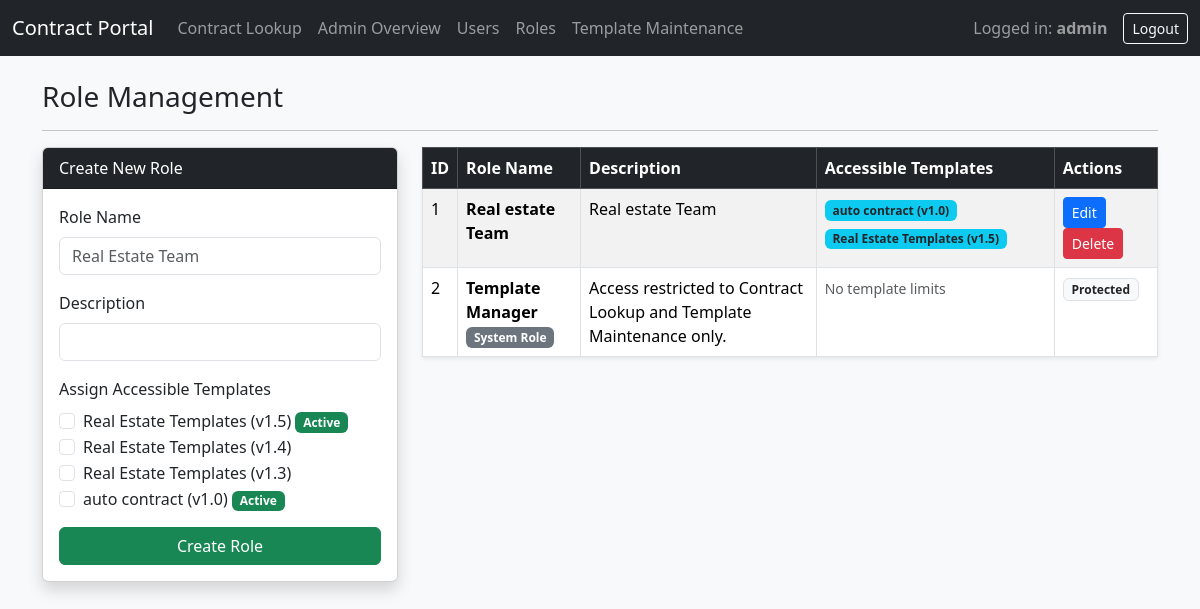
/admin/roles (signed in), run on the app's committed database.
### models.py (models this page shows, shortened)
class User(UserMixin, db.Model):
    id = db.Column(db.Integer, primary_key=True)
    username = db.Column(db.String(80), unique=True, nullable=False)
    password_hash = db.Column(db.String(255), nullable=True)
    is_admin = db.Column(db.Boolean, default=False)
    is_ldap_user = db.Column(db.Boolean, default=False)
    ldap_dn = db.Column(db.String(255), nullable=True)
    roles = db.relationship('Role', secondary=user_roles, backref=db.backref('users', lazy='dynamic'))

class ContractTemplate(db.Model):
    id = db.Column(db.Integer, primary_key=True)
    template_name = db.Column(db.String(120), nullable=False)
    version_number = db.Column(db.String(40), nullable=False)
    process_code = db.Column(db.String(80), nullable=False)
    file_path = db.Column(db.String(255), nullable=False)
    is_active = db.Column(db.Boolean, default=True)
    status_changed_at = db.Column(db.DateTime, default=datetime.utcnow)
    status_changed_by_id = db.Column(db.Integer, db.ForeignKey('user.id'), nullable=True)
    updated_at = db.Column(db.DateTime, default=datetime.utcnow, onupdate=datetime.utcnow)
    updated_by_id = db.Column(db.Integer, db.ForeignKey('user.id'), nullable=True)
    status_changed_by = db.relationship('User', foreign_keys=[status_changed_by_id])
    updated_by = db.relationship('User', foreign_keys=[updated_by_id])
    __table_args__ = (
        db.UniqueConstraint('template_name', 'version_number', name='uix_name_version'),
    )

class Role(db.Model):
    id = db.Column(db.Integer, primary_key=True)
    name = db.Column(db.String(80), unique=True, nullable=False)
    description = db.Column(db.String(255), nullable=True)
    templates = db.relationship('ContractTemplate', secondary=role_templates, backref=db.backref('roles', lazy='dynamic'))

### app.py (the view, shortened to what this page needs)
@app.route('/admin/roles', methods=['GET', 'POST'])
@login_required
def admin_roles():
    if not current_user.is_admin:
        return redirect(url_for('user_dashboard'))
    roles = Role.query.all()
    templates = ContractTemplate.query.order_by(ContractTemplate.template_name, ContractTemplate.version_number.desc()).all()
    return render_template('admin/roles.html', roles=roles, templates=templates)

### app.py (called while the page is built)
@login_manager.user_loader
def load_user(user_id):
    return User.query.get(int(user_id))

### templates/admin/roles.html
{% extends 'base.html' %}
{% block content %}
<h3>Role Management</h3>
<hr>
<div class="row">
    <div class="col-md-4">
        <div class="card shadow">
            <div class="card-header bg-dark text-white">Create New Role</div>
            <div class="card-body">
                <form method="POST">
                    <div class="mb-3">
                        <label class="form-label">Role Name</label>
                        <input type="text" name="name" class="form-control" placeholder="Real Estate Team" required>
                    </div>
                    <div class="mb-3">
                        <label class="form-label">Description</label>
                        <input type="text" name="description" class="form-control">
                    </div>
                    <div class="mb-3">
                        <label class="form-label">Assign Accessible Templates</label>
                        {% for t in templates %}
                        <div class="form-check">
                            <input class="form-check-input" type="checkbox" name="templates" value="{{ t.id }}" id="tmpl_{{ t.id }}">
                            <label class="form-check-label" for="tmpl_{{ t.id }}">
                                {{ t.template_name }} (v{{ t.version_number }}) {% if t.is_active %}<span class="badge bg-success">Active</span>{% endif %}
                            </label>
                        </div>
                        {% endfor %}
                    </div>
                    <button type="submit" class="btn btn-success w-100">Create Role</button>
                </form>
            </div>
        </div>
    </div>
    <div class="col-md-8">
        <table class="table table-bordered table-striped shadow-sm">
            <thead class="table-dark">
                <tr>
                    <th>ID</th>
                    <th>Role Name</th>
                    <th>Description</th>
                    <th>Accessible Templates</th>
                    <th>Actions</th>
                </tr>
            </thead>
            <tbody>
                {% for r in roles %}
                <tr>
                    <td>{{ r.id }}</td>
                    <td>
                        <strong>{{ r.name }}</strong>
                        {% if r.name in ['Administrator', 'Template Manager'] %}
                        <br><span class="badge bg-secondary">System Role</span>
                        {% endif %}
                    </td>
                    <td>{{ r.description or '-' }}</td>
                    <td>
                        {% if r.templates %}
                            {% for tmpl in r.templates %}
                            <span class="badge bg-info text-dark mb-1">{{ tmpl.template_name }} (v{{ tmpl.version_number }})</span>
                            {% endfor %}
                        {% else %}
                            <span class="text-muted small">No template limits</span>
                        {% endif %}
                    </td>
                    <td>
                        {% if r.name in ['Administrator', 'Template Manager'] %}
                        <span class="badge bg-light text-dark border">Protected</span>
                        {% else %}
                        <a href="{{ url_for('admin_edit_role', role_id=r.id) }}" class="btn btn-primary btn-sm me-1">Edit</a>
                        <form action="{{ url_for('admin_delete_role', role_id=r.id) }}" method="POST" style="display:inline;" onsubmit="return confirm('Delete this role?');">
                            <button type="submit" class="btn btn-danger btn-sm">Delete</button>
                        </form>
                        {% endif %}
                    </td>
                </tr>
                {% endfor %}
            </tbody>
        </table>
    </div>
</div>
{% endblock %}

### templates/base.html (shortened to what this page needs)
<!DOCTYPE html>
<html lang="en">
<head>
    <link href="https://cdn.jsdelivr.net/npm/bootstrap@5.3.2/dist/css/bootstrap.min.css" rel="stylesheet">
    <link rel="stylesheet" href="{{ url_for('static', filename='css/style.css') }}">
</head>
<body class="bg-light">
<nav class="navbar navbar-expand-lg navbar-dark bg-dark">
  <div class="container-fluid">
    <a class="navbar-brand" href="#">Contract Portal</a>
    <div class="collapse navbar-collapse">
      {% if current_user.is_authenticated %}
      <ul class="navbar-nav me-auto mb-2 mb-lg-0">
        <li class="nav-item"><a class="nav-link" href="{{ url_for('user_dashboard') }}">Contract Lookup</a></li>
        {% if current_user.is_admin %}
        <li class="nav-item"><a class="nav-link" href="{{ url_for('admin_dashboard') }}">Admin Overview</a></li>
        <li class="nav-item"><a class="nav-link" href="{{ url_for('admin_users') }}">Users</a></li>
        <li class="nav-item"><a class="nav-link" href="{{ url_for('admin_roles') }}">Roles</a></li>
         {% endif %}
        {% set is_template_mgr = current_user.roles | selectattr('name', 'equalto', 'Template Manager') | list | length > 0 %}
        {% if current_user.is_admin or is_template_mgr %}
        <li class="nav-item">
            <a class="nav-link" href="{{ url_for('admin_templates') }}">Template Maintenance</a>
        </li>
        {% endif %}
      </ul>
      <span class="navbar-text me-3">Logged in: <strong>{{ current_user.username }}</strong></span>
      <a class="btn btn-outline-light btn-sm" href="{{ url_for('logout') }}">Logout</a>
      {% endif %}
    </div>
  </div>
</nav>
<div class="container mt-4">
    {% block content %}{% endblock %}
</div>
</body>
</html>

### data on the page
User: username "admin"
ContractTemplate: template_name "Real Estate Templates", version_number "1.5", is_active "Active"
ContractTemplate: template_name "Real Estate Templates", version_number "1.4"
ContractTemplate: template_name "Real Estate Templates", version_number "1.3"
ContractTemplate: template_name "auto contract", version_number "1.0", is_active "Active"
Role: id "1", name "Real estate Team", description "Real estate Team"
Role: id "2", name "Template Manager", shows "System Role", description "Access restricted to Contract Lookup and Template Maintenance only.", shows "No template limits", shows "Protected"
